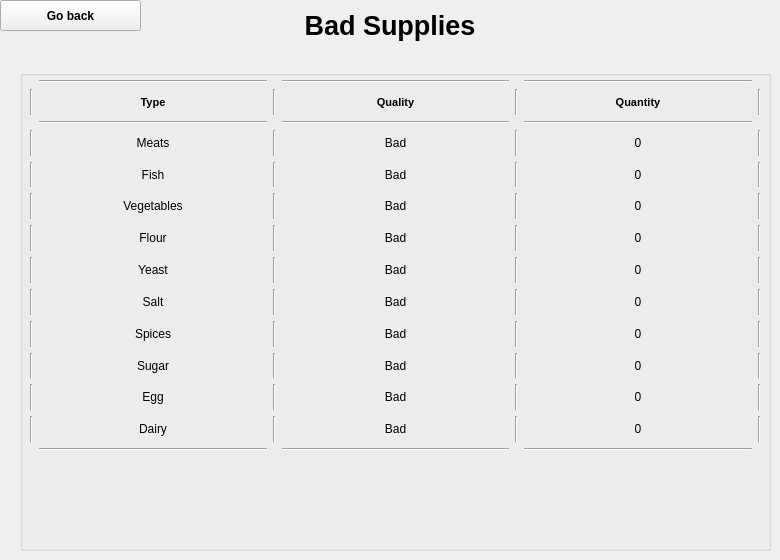
    <widget class="QWidget" name="page_5">
     <widget class="QLabel" name="badSuppliesLabel">
      <property name="geometry">
       <rect>
        <x>90</x>
        <y>0</y>
        <width>600</width>
        <height>51</height>
       </rect>
      </property>
      <property name="font">
       <font>
        <pointsize>20</pointsize>
        <weight>75</weight>
        <bold>true</bold>
       </font>
      </property>
      <property name="text">
       <string>Bad Supplies</string>
      </property>
      <property name="alignment">
       <set>Qt::AlignCenter</set>
      </property>
     </widget>
     <widget class="QPushButton" name="badgobackButton">
      <property name="geometry">
       <rect>
        <x>0</x>
        <y>0</y>
        <width>141</width>
        <height>31</height>
       </rect>
      </property>
      <property name="font">
       <font>
        <weight>75</weight>
        <bold>true</bold>
       </font>
      </property>
      <property name="text">
       <string>Go back</string>
      </property>
     </widget>
     <widget class="QGroupBox" name="groupBox_5">
      <property name="geometry">
       <rect>
        <x>20</x>
        <y>70</y>
        <width>751</width>
        <height>481</height>
       </rect>
      </property>
      <property name="title">
       <string/>
      </property>
      <widget class="QWidget" name="gridLayoutWidget_6">
       <property name="geometry">
        <rect>
         <x>10</x>
         <y>10</y>
         <width>731</width>
         <height>371</height>
        </rect>
       </property>
       <layout class="QGridLayout" name="gridLayout_6">
        <item row="4" column="2">
         <widget class="Line" name="line_213">
          <property name="orientation">
           <enum>Qt::Vertical</enum>
          </property>
         </widget>
        </item>
        <item row="1" column="7">
         <widget class="QLabel" name="quantityLabel_5">
          <property name="font">
           <font>
            <pointsize>8</pointsize>
            <weight>75</weight>
            <bold>true</bold>
           </font>
          </property>
          <property name="text">
           <string>Quantity</string>
          </property>
          <property name="alignment">
           <set>Qt::AlignCenter</set>
          </property>
         </widget>
        </item>
        <item row="3" column="2">
         <widget class="Line" name="line_214">
          <property name="orientation">
           <enum>Qt::Vertical</enum>
          </property>
         </widget>
        </item>
        <item row="6" column="1">
         <widget class="QLabel" name="flourLabel_5">
          <property name="text">
           <string>Flour</string>
          </property>
          <property name="alignment">
           <set>Qt::AlignCenter</set>
          </property>
         </widget>
        </item>
        <item row="4" column="1">
         <widget class="QLabel" name="fishLabel_5">
          <property name="text">
           <string>Fish</string>
          </property>
          <property name="alignment">
           <set>Qt::AlignCenter</set>
          </property>
         </widget>
        </item>
        <item row="1" column="1">
         <widget class="QLabel" name="typeLabel_5">
          <property name="font">
           <font>
            <pointsize>8</pointsize>
            <weight>75</weight>
            <bold>true</bold>
           </font>
          </property>
          <property name="text">
           <string>Type</string>
          </property>
          <property name="alignment">
           <set>Qt::AlignCenter</set>
          </property>
         </widget>
        </item>
        <item row="10" column="6">
         <widget class="Line" name="line_215">
          <property name="orientation">
           <enum>Qt::Vertical</enum>
          </property>
         </widget>
        </item>
        <item row="5" column="1">
         <widget class="QLabel" name="vegetablesLabel_5">
          <property name="text">
           <string>Vegetables</string>
          </property>
          <property name="alignment">
           <set>Qt::AlignCenter</set>
          </property>
         </widget>
        </item>
        <item row="10" column="1">
         <widget class="QLabel" name="sugarLabel_5">
          <property name="text">
           <string>Sugar</string>
          </property>
          <property name="alignment">
           <set>Qt::AlignCenter</set>
          </property>
         </widget>
        </item>
        <item row="7" column="1">
         <widget class="QLabel" name="yeastLabel_5">
          <property name="text">
           <string>Yeast</string>
          </property>
          <property name="alignment">
           <set>Qt::AlignCenter</set>
          </property>
         </widget>
        </item>
        <item row="9" column="2">
         <widget class="Line" name="line_216">
          <property name="orientation">
           <enum>Qt::Vertical</enum>
          </property>
         </widget>
        </item>
        <item row="12" column="6">
         <widget class="Line" name="line_217">
          <property name="orientation">
           <enum>Qt::Vertical</enum>
          </property>
         </widget>
        </item>
        <item row="7" column="2">
         <widget class="Line" name="line_218">
          <property name="orientation">
           <enum>Qt::Vertical</enum>
          </property>
         </widget>
        </item>
        <item row="9" column="6">
         <widget class="Line" name="line_219">
          <property name="orientation">
           <enum>Qt::Vertical</enum>
          </property>
         </widget>
        </item>
        <item row="8" column="1">
         <widget class="QLabel" name="saltLabel_5">
          <property name="text">
           <string>Salt</string>
          </property>
          <property name="alignment">
           <set>Qt::AlignCenter</set>
          </property>
         </widget>
        </item>
        <item row="12" column="1">
         <widget class="QLabel" name="dairyLabel_5">
          <property name="text">
           <string>Dairy</string>
          </property>
          <property name="alignment">
           <set>Qt::AlignCenter</set>
          </property>
         </widget>
        </item>
        <item row="11" column="1">
         <widget class="QLabel" name="eggLabel_5">
          <property name="text">
           <string>Egg</string>
          </property>
          <property name="alignment">
           <set>Qt::AlignCenter</set>
          </property>
         </widget>
        </item>
        <item row="0" column="5">
         <widget class="Line" name="line_220">
          <property name="orientation">
           <enum>Qt::Horizontal</enum>
          </property>
         </widget>
        </item>
        <item row="9" column="1">
         <widget class="QLabel" name="spicesLabel_5">
          <property name="text">
           <string>Spices</string>
          </property>
          <property name="alignment">
           <set>Qt::AlignCenter</set>
          </property>
         </widget>
        </item>
        <item row="10" column="2">
         <widget class="Line" name="line_221">
          <property name="orientation">
           <enum>Qt::Vertical</enum>
          </property>
         </widget>
        </item>
        <item row="1" column="5">
         <widget class="QLabel" name="qualityLabel_5">
          <property name="font">
           <font>
            <pointsize>8</pointsize>
            <weight>75</weight>
            <bold>true</bold>
           </font>
          </property>
          <property name="text">
           <string>Quality</string>
          </property>
          <property name="alignment">
           <set>Qt::AlignCenter</set>
          </property>
         </widget>
        </item>
        <item row="8" column="6">
         <widget class="Line" name="line_222">
          <property name="orientation">
           <enum>Qt::Vertical</enum>
          </property>
         </widget>
        </item>
        <item row="11" column="2">
         <widget class="Line" name="line_223">
          <property name="orientation">
           <enum>Qt::Vertical</enum>
          </property>
         </widget>
        </item>
        <item row="8" column="2">
         <widget class="Line" name="line_224">
          <property name="orientation">
           <enum>Qt::Vertical</enum>
          </property>
         </widget>
        </item>
        <item row="11" column="6">
         <widget class="Line" name="line_225">
          <property name="orientation">
           <enum>Qt::Vertical</enum>
          </property>
         </widget>
        </item>
        <item row="5" column="6">
         <widget class="Line" name="line_226">
          <property name="orientation">
           <enum>Qt::Vertical</enum>
          </property>
         </widget>
        </item>
        <item row="12" column="2">
         <widget class="Line" name="line_227">
          <property name="orientation">
           <enum>Qt::Vertical</enum>
          </property>
         </widget>
        </item>
        <item row="6" column="6">
         <widget class="Line" name="line_228">
          <property name="orientation">
           <enum>Qt::Vertical</enum>
          </property>
         </widget>
        </item>
        <item row="7" column="6">
         <widget class="Line" name="line_229">
          <property name="orientation">
           <enum>Qt::Vertical</enum>
          </property>
         </widget>
        </item>
        <item row="6" column="2">
         <widget class="Line" name="line_230">
          <property name="orientation">
           <enum>Qt::Vertical</enum>
          </property>
         </widget>
        </item>
        <item row="1" column="2">
         <widget class="Line" name="line_231">
          <property name="orientation">
           <enum>Qt::Vertical</enum>
          </property>
         </widget>
        </item>
        <item row="5" column="2">
         <widget class="Line" name="line_232">
          <property name="orientation">
           <enum>Qt::Vertical</enum>
          </property>
         </widget>
        </item>
        <item row="1" column="6">
         <widget class="Line" name="line_233">
          <property name="orientation">
           <enum>Qt::Vertical</enum>
          </property>
         </widget>
        </item>
        <item row="2" column="1">
         <widget class="Line" name="line_234">
          <property name="orientation">
           <enum>Qt::Horizontal</enum>
          </property>
         </widget>
        </item>
        <item row="4" column="6">
         <widget class="Line" name="line_235">
          <property name="orientation">
           <enum>Qt::Vertical</enum>
          </property>
         </widget>
        </item>
        <item row="3" column="6">
         <widget class="Line" name="line_236">
          <property name="orientation">
           <enum>Qt::Vertical</enum>
          </property>
         </widget>
        </item>
        <item row="2" column="5">
         <widget class="Line" name="line_237">
          <property name="orientation">
           <enum>Qt::Horizontal</enum>
          </property>
         </widget>
        </item>
        <item row="3" column="1">
         <widget class="QLabel" name="meatsLabel_5">
          <property name="text">
           <string>Meats</string>
          </property>
          <property name="alignment">
           <set>Qt::AlignCenter</set>
          </property>
         </widget>
        </item>
        <item row="2" column="7">
         <widget class="Line" name="line_238">
          <property name="orientation">
           <enum>Qt::Horizontal</enum>
          </property>
         </widget>
        </item>
        <item row="4" column="0">
         <widget class="Line" name="line_239">
          <property name="orientation">
           <enum>Qt::Vertical</enum>
          </property>
         </widget>
        </item>
        <item row="6" column="0">
         <widget class="Line" name="line_240">
          <property name="orientation">
           <enum>Qt::Vertical</enum>
          </property>
         </widget>
        </item>
        <item row="3" column="0">
         <widget class="Line" name="line_241">
          <property name="orientation">
           <enum>Qt::Vertical</enum>
          </property>
         </widget>
        </item>
        <item row="5" column="0">
         <widget class="Line" name="line_242">
          <property name="orientation">
           <enum>Qt::Vertical</enum>
          </property>
         </widget>
        </item>
        <item row="7" column="0">
         <widget class="Line" name="line_243">
          <property name="orientation">
           <enum>Qt::Vertical</enum>
          </property>
         </widget>
        </item>
        <item row="0" column="7">
         <widget class="Line" name="line_244">
          <property name="orientation">
           <enum>Qt::Horizontal</enum>
          </property>
         </widget>
        </item>
        <item row="0" column="1">
         <widget class="Line" name="line_245">
          <property name="orientation">
           <enum>Qt::Horizontal</enum>
          </property>
         </widget>
        </item>
        <item row="1" column="0">
         <widget class="Line" name="line_246">
          <property name="orientation">
           <enum>Qt::Vertical</enum>
          </property>
         </widget>
        </item>
        <item row="9" column="0">
         <widget class="Line" name="line_247">
          <property name="orientation">
           <enum>Qt::Vertical</enum>
          </property>
         </widget>
        </item>
        <item row="12" column="0">
         <widget class="Line" name="line_248">
          <property name="orientation">
           <enum>Qt::Vertical</enum>
          </property>
         </widget>
        </item>
        <item row="10" column="0">
         <widget class="Line" name="line_249">
          <property name="orientation">
           <enum>Qt::Vertical</enum>
          </property>
         </widget>
        </item>
        <item row="1" column="8">
         <widget class="Line" name="line_250">
          <property name="orientation">
           <enum>Qt::Vertical</enum>
          </property>
         </widget>
        </item>
        <item row="8" column="0">
         <widget class="Line" name="line_251">
          <property name="orientation">
           <enum>Qt::Vertical</enum>
          </property>
         </widget>
        </item>
        <item row="11" column="0">
         <widget class="Line" name="line_252">
          <property name="orientation">
           <enum>Qt::Vertical</enum>
          </property>
         </widget>
        </item>
        <item row="6" column="8">
         <widget class="Line" name="line_253">
          <property name="orientation">
           <enum>Qt::Vertical</enum>
          </property>
         </widget>
        </item>
        <item row="7" column="8">
         <widget class="Line" name="line_254">
          <property name="orientation">
           <enum>Qt::Vertical</enum>
          </property>
         </widget>
        </item>
        <item row="4" column="8">
         <widget class="Line" name="line_255">
          <property name="orientation">
           <enum>Qt::Vertical</enum>
          </property>
         </widget>
        </item>
        <item row="8" column="8">
         <widget class="Line" name="line_256">
          <property name="orientation">
           <enum>Qt::Vertical</enum>
          </property>
         </widget>
        </item>
        <item row="9" column="8">
         <widget class="Line" name="line_257">
          <property name="orientation">
           <enum>Qt::Vertical</enum>
          </property>
         </widget>
        </item>
        <item row="10" column="8">
         <widget class="Line" name="line_258">
          <property name="orientation">
           <enum>Qt::Vertical</enum>
          </property>
         </widget>
        </item>
        <item row="3" column="8">
         <widget class="Line" name="line_259">
          <property name="orientation">
           <enum>Qt::Vertical</enum>
          </property>
         </widget>
        </item>
        <item row="5" column="8">
         <widget class="Line" name="line_260">
          <property name="orientation">
           <enum>Qt::Vertical</enum>
          </property>
         </widget>
        </item>
        <item row="12" column="8">
         <widget class="Line" name="line_261">
          <property name="orientation">
           <enum>Qt::Vertical</enum>
          </property>
         </widget>
        </item>
        <item row="11" column="8">
         <widget class="Line" name="line_262">
          <property name="orientation">
           <enum>Qt::Vertical</enum>
          </property>
         </widget>
        </item>
        <item row="13" column="1">
         <widget class="Line" name="line_263">
          <property name="orientation">
           <enum>Qt::Horizontal</enum>
          </property>
         </widget>
        </item>
        <item row="13" column="5">
         <widget class="Line" name="line_264">
          <property name="orientation">
           <enum>Qt::Horizontal</enum>
          </property>
         </widget>
        </item>
        <item row="13" column="7">
         <widget class="Line" name="line_265">
          <property name="orientation">
           <enum>Qt::Horizontal</enum>
          </property>
         </widget>
        </item>
        <item row="3" column="5">
         <widget class="QLabel" name="badMeatsQualityLabel">
          <property name="text">
           <string>Bad</string>
          </property>
          <property name="alignment">
           <set>Qt::AlignCenter</set>
          </property>
         </widget>
        </item>
        <item row="4" column="5">
         <widget class="QLabel" name="badFishQualityLabel">
          <property name="text">
           <string>Bad</string>
          </property>
          <property name="alignment">
           <set>Qt::AlignCenter</set>
          </property>
         </widget>
        </item>
        <item row="5" column="5">
         <widget class="QLabel" name="badVegetablesQualityLabel">
          <property name="text">
           <string>Bad</string>
          </property>
          <property name="alignment">
           <set>Qt::AlignCenter</set>
          </property>
         </widget>
        </item>
        <item row="6" column="5">
         <widget class="QLabel" name="badFlourQualityLabel">
          <property name="text">
           <string>Bad</string>
          </property>
          <property name="alignment">
           <set>Qt::AlignCenter</set>
          </property>
         </widget>
        </item>
        <item row="7" column="5">
         <widget class="QLabel" name="badYeastQualityLabel">
          <property name="text">
           <string>Bad</string>
          </property>
          <property name="alignment">
           <set>Qt::AlignCenter</set>
          </property>
         </widget>
        </item>
        <item row="8" column="5">
         <widget class="QLabel" name="badSaltQualityLabel">
          <property name="text">
           <string>Bad</string>
          </property>
          <property name="alignment">
           <set>Qt::AlignCenter</set>
          </property>
         </widget>
        </item>
        <item row="9" column="5">
         <widget class="QLabel" name="badSpicesQualityLabel">
          <property name="text">
           <string>Bad</string>
          </property>
          <property name="alignment">
           <set>Qt::AlignCenter</set>
          </property>
         </widget>
        </item>
        <item row="11" column="5">
         <widget class="QLabel" name="badEggQualityLabel">
          <property name="text">
           <string>Bad</string>
          </property>
          <property name="alignment">
           <set>Qt::AlignCenter</set>
          </property>
         </widget>
        </item>
        <item row="10" column="5">
         <widget class="QLabel" name="badSugarQualityLabel">
          <property name="text">
           <string>Bad</string>
          </property>
          <property name="alignment">
           <set>Qt::AlignCenter</set>
          </property>
         </widget>
        </item>
        <item row="12" column="5">
         <widget class="QLabel" name="badDairyQualityLabel">
          <property name="text">
           <string>Bad</string>
          </property>
          <property name="alignment">
           <set>Qt::AlignCenter</set>
          </property>
         </widget>
        </item>
        <item row="3" column="7">
         <widget class="QLabel" name="badMeatsQuantityLabel">
          <property name="text">
           <string>0</string>
          </property>
          <property name="alignment">
           <set>Qt::AlignCenter</set>
          </property>
         </widget>
        </item>
        <item row="4" column="7">
         <widget class="QLabel" name="badFishQuantityLabel">
          <property name="text">
           <string>0</string>
          </property>
          <property name="alignment">
           <set>Qt::AlignCenter</set>
          </property>
         </widget>
        </item>
        <item row="5" column="7">
         <widget class="QLabel" name="badVegetablesQuantityLabel">
          <property name="text">
           <string>0</string>
          </property>
          <property name="alignment">
           <set>Qt::AlignCenter</set>
          </property>
         </widget>
        </item>
        <item row="6" column="7">
         <widget class="QLabel" name="badFlourQuantityLabel">
          <property name="text">
           <string>0</string>
          </property>
          <property name="alignment">
           <set>Qt::AlignCenter</set>
          </property>
         </widget>
        </item>
        <item row="7" column="7">
         <widget class="QLabel" name="badYeastQuantityLabel">
          <property name="text">
           <string>0</string>
          </property>
          <property name="alignment">
           <set>Qt::AlignCenter</set>
          </property>
         </widget>
        </item>
        <item row="8" column="7">
         <widget class="QLabel" name="badSaltQuantityLabel">
          <property name="text">
           <string>0</string>
          </property>
          <property name="alignment">
           <set>Qt::AlignCenter</set>
          </property>
         </widget>
        </item>
        <item row="9" column="7">
         <widget class="QLabel" name="badSpicesQuantityLabel">
          <property name="text">
           <string>0</string>
          </property>
          <property name="alignment">
           <set>Qt::AlignCenter</set>
          </property>
         </widget>
        </item>
        <item row="10" column="7">
         <widget class="QLabel" name="badSugarQuantityLabel">
          <property name="text">
           <string>0</string>
          </property>
          <property name="alignment">
           <set>Qt::AlignCenter</set>
          </property>
         </widget>
        </item>
        <item row="11" column="7">
         <widget class="QLabel" name="badEggQuantityLabel">
          <property name="text">
           <string>0</string>
          </property>
          <property name="alignment">
           <set>Qt::AlignCenter</set>
          </property>
         </widget>
        </item>
        <item row="12" column="7">
         <widget class="QLabel" name="badDairyQuantityLabel">
          <property name="text">
           <string>0</string>
          </property>
          <property name="alignment">
           <set>Qt::AlignCenter</set>
          </property>
         </widget>
        </item>
       </layout>
      </widget>
     </widget>
    </widget>
